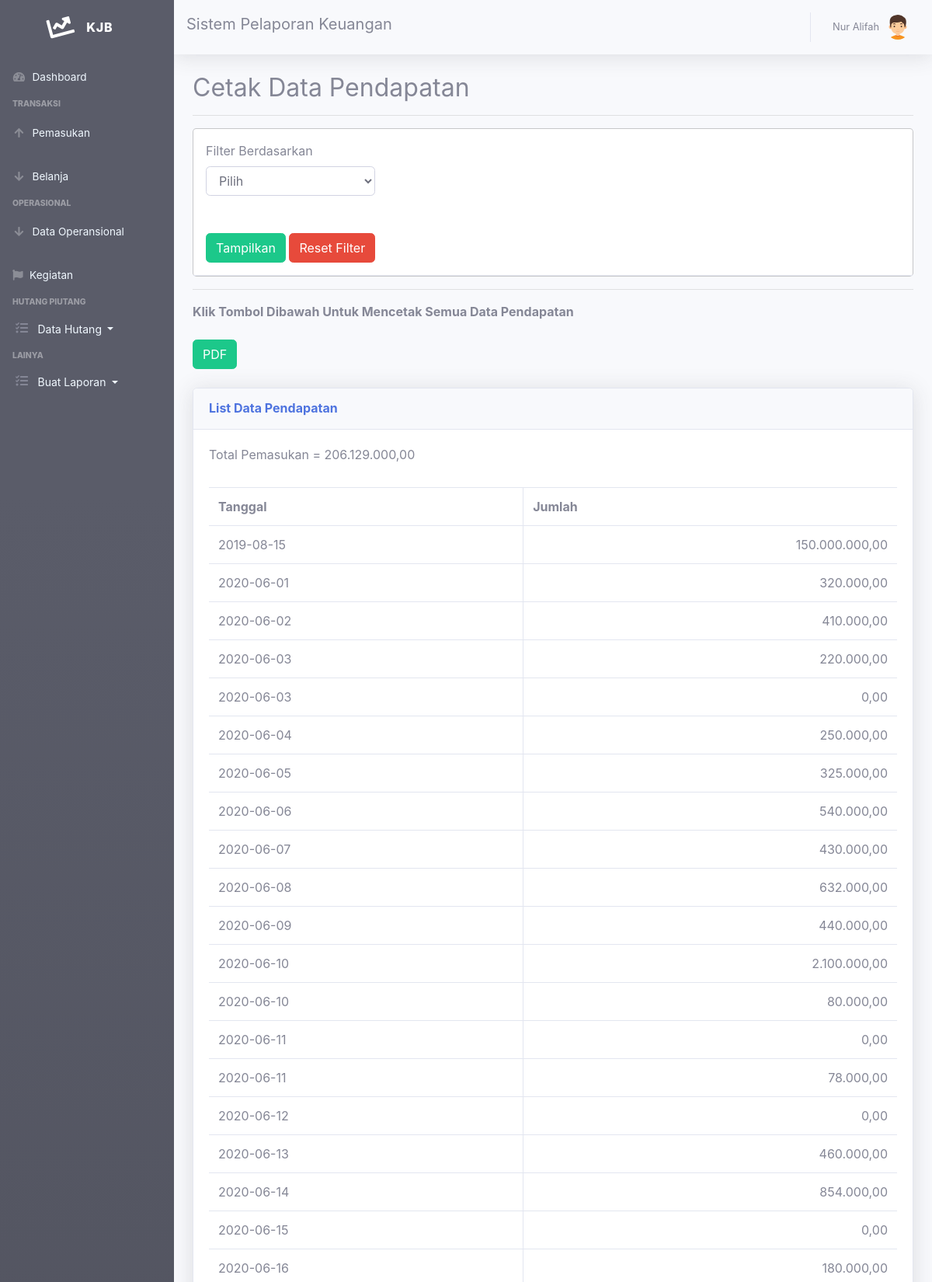
Page /laporan.php (signed in, upper part) on the committed database.
### tables this page shows
CREATE TABLE `pemasukan` (
  `id_pemasukan` int(11) NOT NULL,
  `id_user` int(11) NOT NULL,
  `tgl_pemasukan` date NOT NULL,
  `jumlah` int(11) NOT NULL,
  `id_sumber` int(11) NOT NULL,
  `is_update` enum('0','1','','') NOT NULL,
  `is_kdhutang` varchar(255) NOT NULL,
  `kt_update` text NOT NULL
);

### laporan.php (the view, shortened to what this page needs)
<!DOCTYPE html>
<html lang="en">
<head>
  <link href="vendor/fontawesome-free/css/all.min.css" rel="stylesheet" type="text/css">
  <link href="css/sb-admin-2.min.css" rel="stylesheet">
  <link href="vendor/datatables/dataTables.bootstrap4.min.css" rel="stylesheet">
</head>
<body id="page-top">
<?php
require 'sidebar.php'; ?>
<?php require 'navbar.php'; ?>
<html>
<head>
    <link rel="stylesheet" href="plugin/jquery-ui/jquery-ui.min.css" />
</head>
<body>
  <div class="container-fluid">
    <h2>Cetak Data Pendapatan</h2><hr>
      <div class="modal-content">
        <div class="modal-header">
    <form method="get" action="">
        <label>Filter Berdasarkan</label><br>
        <select name="filter" id="filter" class="form-control">
            <option value="">Pilih</option>
        </select>
        <br /><br />
                <?php
                $query = "SELECT YEAR(tgl_pemasukan) AS tahun FROM pemasukan GROUP BY YEAR(tgl_pemasukan)";
                ?>
        <button type="submit" class="btn btn-success">Tampilkan</button>
        <a href="laporan-pendapatan.php" class="btn btn-danger">Reset Filter</a>
    </form>
  </div>
</div>
    <hr />
    <?php
    if(isset($_GET['filter']) && ! empty($_GET['filter'])){
        $filter = $_GET['filter'];
        if($filter == '1'){
            $tgl = date('d-m-y', strtotime($_GET['tanggal']));
            echo '<b>Klik Tombol Dibawah Untuk Mencetak Data Pendapatan Tanggal '.$tgl.'</b><br /><br />';
            echo '<a class="btn btn-success" style="color:white;"  href="print.php?filter=1&tanggal='.$_GET['tanggal'].'"> PDF</a><br /><br />';
            $query = "SELECT * FROM pemasukan WHERE DATE(tgl_pemasukan)='".$_GET['tanggal']."'";
        }else if($filter == '2'){
            $nama_bulan = array('', 'Januari','Februari','Maret','April','Mei','Juni','Juli','Agustus','September','Oktober','November','Desember');
            echo '<b>Klik Tombol Dibawah Untuk Mencetak Data Pendapatan Bulan '.$nama_bulan[$_GET['bulan']].' '.$_GET['tahun'].'</b><br /><br />';
            echo '<a class="btn btn-success" style="color:white;" href="print.php?filter=2&bulan='.$_GET['bulan'].'&tahun='.$_GET['tahun'].'"> PDF</a><br /><br />';
            $query = "SELECT * FROM pemasukan WHERE MONTH(tgl_pemasukan)='".$_GET['bulan']."' AND YEAR(tgl_pemasukan)='".$_GET['tahun']."'";
        }else{
            echo '<b>Klik Tombol Dibawah Untuk Mencetak Data Pendapatan Tahun '.$_GET['tahun'].'</b><br /><br />';
            echo '<a class="btn btn-success" style="color:white;" href="print.php?filter=3&tahun='.$_GET['tahun'].'"> PDF</a><br /><br />';
            $query = "SELECT * FROM pemasukan WHERE YEAR(tgl_pemasukan)='".$_GET['tahun']."'";
        }
    }else{
        echo '<b>Klik Tombol Dibawah Untuk Mencetak Semua Data Pendapatan</b><br /><br />';
        echo '<a class="btn btn-success" href="print.php" style="color:white;"> PDF</a><br /><br />';
        $query = "SELECT * FROM pemasukan ORDER BY tgl_pemasukan";
    }
    ?>
    <div class="card shadow mb-4">
      <div class="card-header py-3">
              <h6 class="m-0 font-weight-bold text-primary">List Data Pendapatan</h6>
            </div>
    <div class="card-body">
    <div class="table-responsive">
    <table class="table table-bordered" id="dataTable" width="100%" cellspacing="0" border="1" cellpadding="8">
    <tr>
        <th>Tanggal </th>
        <th>Jumlah</th>
    </tr>
    <?php
    $sql = mysqli_query($connect, $query);
    $row = mysqli_num_rows($sql);
    $ttl=0;
    if($row > 0){
        while($data = mysqli_fetch_array($sql)){
             if ($data['is_update']!=1) {
            echo "<tr>";
            echo "<td>".$data['tgl_pemasukan']."</td>";
            echo "<td> <span style='float: right; text-align: right;'>".number_format($data['jumlah'],2,',','.')."</span></td>";
            $ttl = $ttl + $data['jumlah'];
            echo "</tr>";
            }
        }
        echo "Total Pemasukan = ".number_format($ttl,2,',','.') ."<br>";
        ?><br><?php
    }else{
        echo "<tr><td colspan='5'>Data tidak ada</td></tr>";
    }
    ?>
    </table>
  </div>
</div>
</div>
    </div>
</body>
</html>
</body>
</html>

### rows in the picture
pemasukan: tgl_pemasukan "2019-08-15", jumlah "150.000.000,00"
pemasukan: tgl_pemasukan "2020-06-01", jumlah "320.000,00"
pemasukan: tgl_pemasukan "2020-06-02", jumlah "410.000,00"
pemasukan: tgl_pemasukan "2020-06-03", jumlah "220.000,00"
pemasukan: tgl_pemasukan "2020-06-03", jumlah "0,00"
pemasukan: tgl_pemasukan "2020-06-04", jumlah "250.000,00"
pemasukan: tgl_pemasukan "2020-06-05", jumlah "325.000,00"
pemasukan: tgl_pemasukan "2020-06-06", jumlah "540.000,00"
pemasukan: tgl_pemasukan "2020-06-07", jumlah "430.000,00"
pemasukan: tgl_pemasukan "2020-06-08", jumlah "632.000,00"
pemasukan: tgl_pemasukan "2020-06-09", jumlah "440.000,00"
pemasukan: tgl_pemasukan "2020-06-10", jumlah "2.100.000,00"
pemasukan: tgl_pemasukan "2020-06-10", jumlah "80.000,00"
pemasukan: tgl_pemasukan "2020-06-11", jumlah "0,00"
pemasukan: tgl_pemasukan "2020-06-11", jumlah "78.000,00"
pemasukan: tgl_pemasukan "2020-06-12", jumlah "0,00"
pemasukan: tgl_pemasukan "2020-06-13", jumlah "460.000,00"
pemasukan: tgl_pemasukan "2020-06-14", jumlah "854.000,00"
pemasukan: tgl_pemasukan "2020-06-15", jumlah "0,00"
pemasukan: tgl_pemasukan "2020-06-16", jumlah "180.000,00"

### other values in the picture
$_SESSION['nama'] "Nur Alifah"
